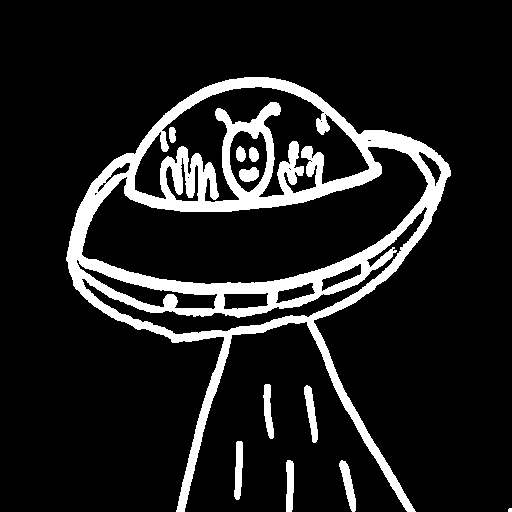
#> input picture outputs/alien_1/control.png, 512 x 512 px
$ python metrics.py
#> lines starting #> are read from the running program, lines starting #| are printed output that depends on the picture; after the words box and inside, x2 and y2 are one past the last pixel; in counts of white or black regions, pixels touching at a corner belong together
import cv2
import numpy as np
from PIL import Image, ImageOps

def find_edges(image):
    gray = np.array(image.convert("L"))
    gray = cv2.GaussianBlur(gray, (5, 5), 0)
    return cv2.Canny(gray, 50, 150) > 0

def sketch_scores(control, image, tol=4):
    sketch = np.array(control.convert("L")) > 127
    edges = find_edges(image)
    if not edges.any():
        return 0.0, 0.0

    dist_to_edge = cv2.distanceTransform((~edges).astype(np.uint8), cv2.DIST_L2, 3)
    dist_to_sketch = cv2.distanceTransform((~sketch).astype(np.uint8), cv2.DIST_L2, 3)

    recall = (dist_to_edge[sketch] <= tol).mean()
    precision = (dist_to_sketch[edges] <= tol).mean()
    return float(recall), float(precision)


if __name__ == "__main__":
    control = Image.open("outputs/alien_1/control.png")
#> control is the input picture: PIL image 512x512 RGB; 12.4% white; 11 white regions (1 under 20 px), largest, box (x1, y1, x2, y2) and area: (66, 77, 451, 512) 29874, (304, 385, 318, 443) 410, (339, 460, 356, 512) 406
    for scale in [0.0, 0.5, 1.0, 1.3]:
        image = Image.open(f"outputs/alien_1/scale_{scale}.png")
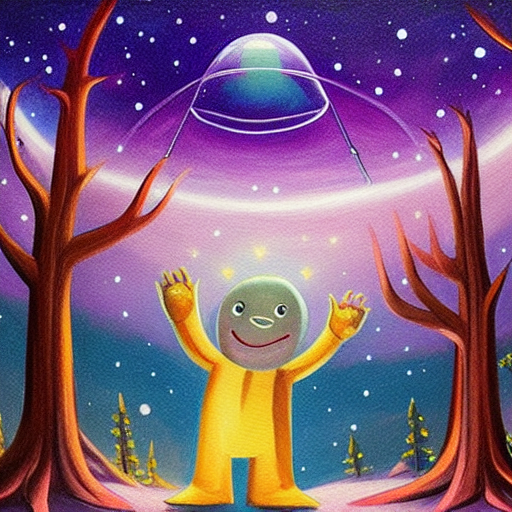
#> input picture outputs/alien_1/scale_0.0.png, 512 x 512 px
#> image is the input picture: PIL image 512x512 RGB; mean R, G, B 127.8, 93.3, 121.8
        recall, precision = sketch_scores(control, image)
#> in find_edges, `gray = np.array(image.convert("L"))`:
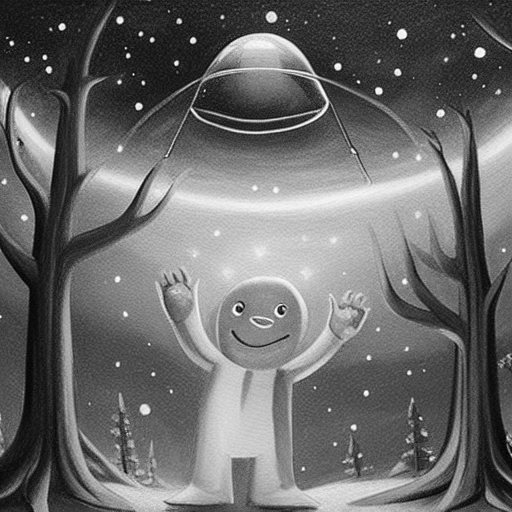
#> gray: shape (512, 512); min 2, max 255, mean 106.9
#> in find_edges, `return cv2.Canny(gray, 50, 150) > 0`:
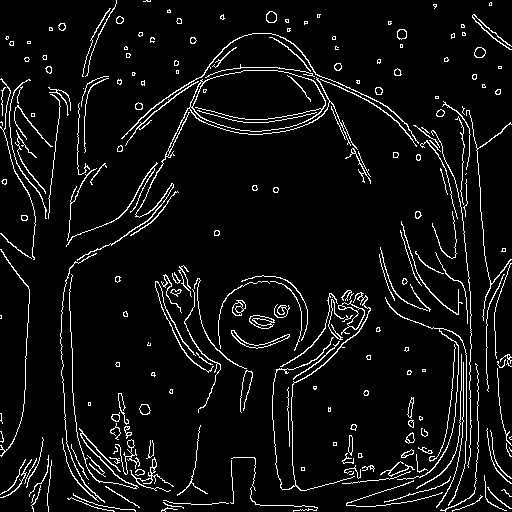
#> returned value: shape (512, 512) bool; 6.2% white in thin lines or dots
#> in sketch_scores, `dist_to_edge = cv2.distanceTransform((~edges).astype(np.uint8), cv2.DI..`:
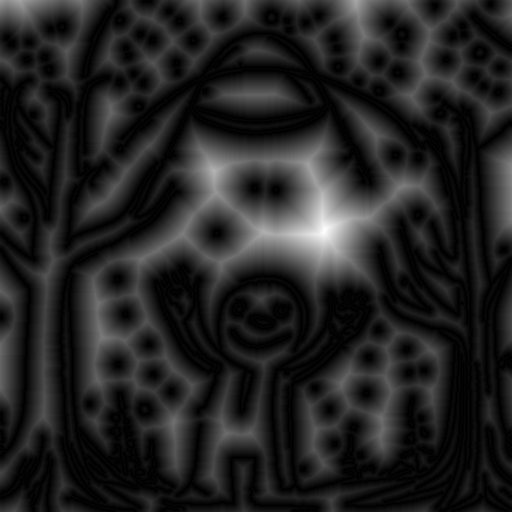
#> dist_to_edge: shape (512, 512) float32; min 0, max 60.5, mean 8.5; drawn with min black and max white
#> in sketch_scores, `dist_to_sketch = cv2.distanceTransform((~sketch).astype(np.uint8), cv2..`:
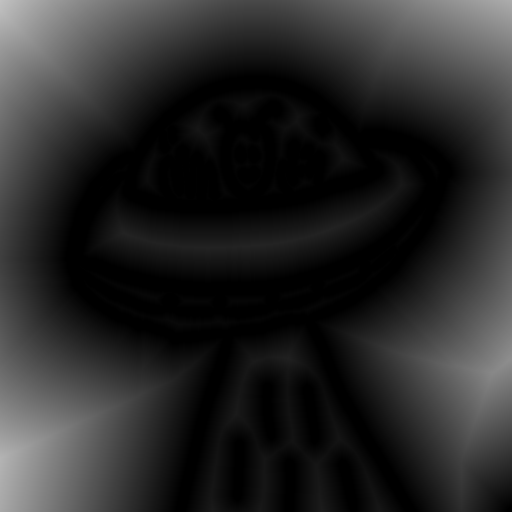
#> dist_to_sketch: shape (512, 512) float32; min 0, max 193.6, mean 41.3
#> in sketch_scores, `recall = (dist_to_edge[sketch] <= tol).mean()`: recall = 0.336
#> in sketch_scores, `precision = (dist_to_sketch[edges] <= tol).mean()`: precision = 0.209
#> recall = 0.336; precision = 0.209
        print(f"scale {scale}: recall={recall:.2f}  precision={precision:.2f}")
#| scale 0.0: recall=0.34  precision=0.21
#> pass 2 of the loop `for scale in [0.0, 0.5, 1.0, 1.3]:`:
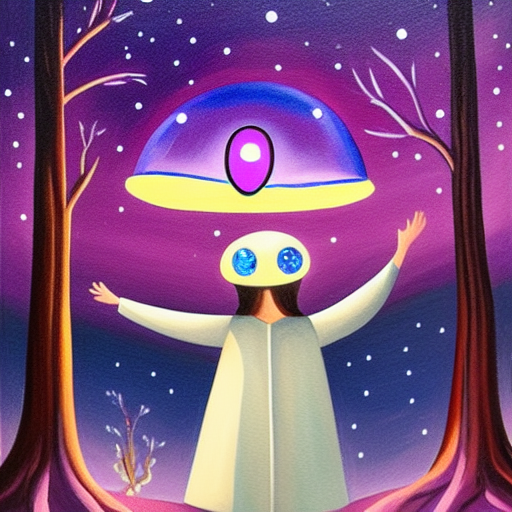
#> input picture outputs/alien_1/scale_0.5.png, 512 x 512 px
#> image is the input picture: PIL image 512x512 RGB; mean R, G, B 127.4, 82.1, 129
#> in find_edges (call 2), `return cv2.Canny(gray, 50, 150) > 0`:
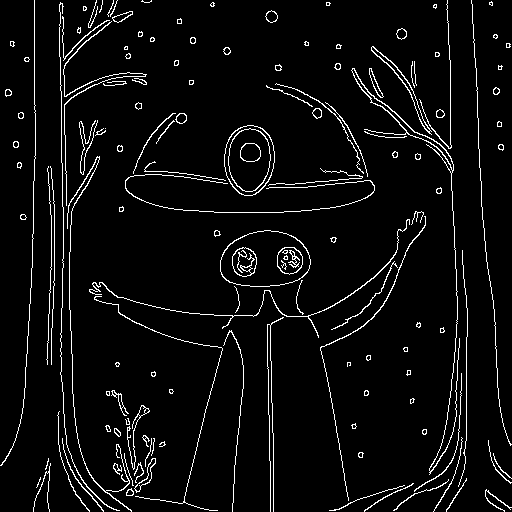
#> returned value: shape (512, 512) bool; 4.9% white in thin lines or dots
#> in sketch_scores (call 2), `dist_to_edge = cv2.distanceTransform((~edges).astype(np.uint8), cv2.DI..`:
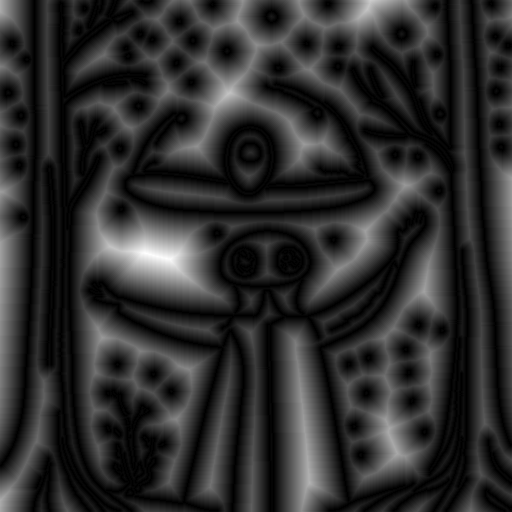
#> dist_to_edge: shape (512, 512) float32; min 0, max 48.71, mean 9; drawn with min black and max white
#> in sketch_scores (call 2), `recall = (dist_to_edge[sketch] <= tol).mean()`: recall = 0.448
#> in sketch_scores (call 2), `precision = (dist_to_sketch[edges] <= tol).mean()`: precision = 0.269
#> `recall, precision = sketch_scores(control, image)`: recall = 0.448; precision = 0.269
#| scale 0.5: recall=0.45  precision=0.27
#> pass 3 of the loop `for scale in [0.0, 0.5, 1.0, 1.3]:`:
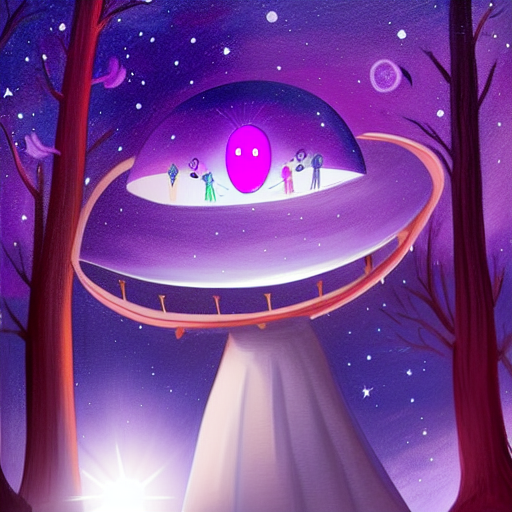
#> input picture outputs/alien_1/scale_1.0.png, 512 x 512 px
#> image is the input picture: PIL image 512x512 RGB; mean R, G, B 120.8, 67.2, 146.2
#> in find_edges (call 3), `return cv2.Canny(gray, 50, 150) > 0`:
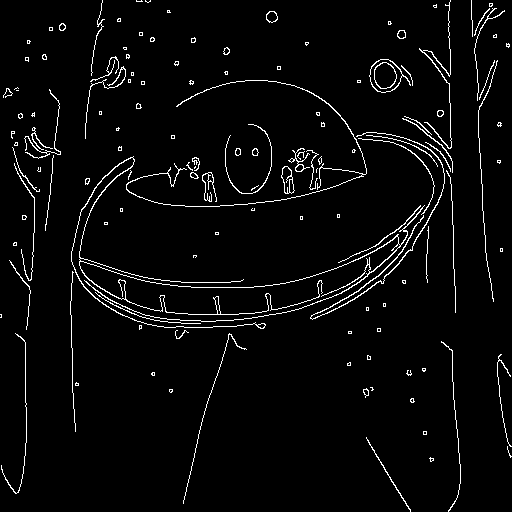
#> returned value: shape (512, 512) bool; 3.5% white in thin lines or dots
#> in sketch_scores (call 3), `dist_to_edge = cv2.distanceTransform((~edges).astype(np.uint8), cv2.DI..`:
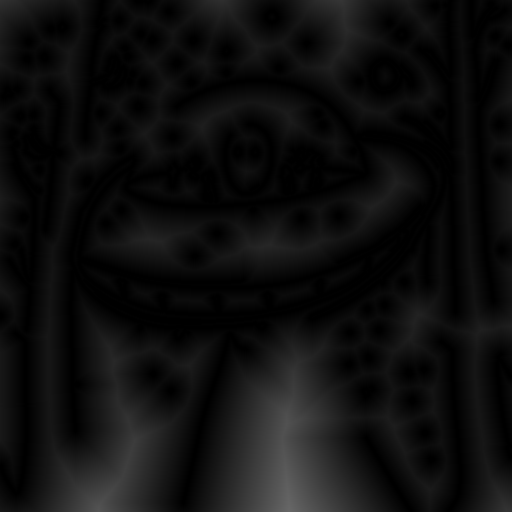
#> dist_to_edge: shape (512, 512) float32; min 0, max 103.8, mean 14.9
#> in sketch_scores (call 3), `recall = (dist_to_edge[sketch] <= tol).mean()`: recall = 0.696
#> in sketch_scores (call 3), `precision = (dist_to_sketch[edges] <= tol).mean()`: precision = 0.53
#> `recall, precision = sketch_scores(control, image)`: recall = 0.696; precision = 0.53
#| scale 1.0: recall=0.70  precision=0.53
#> (the run stopped early here; a loop or call above may not have finished)
